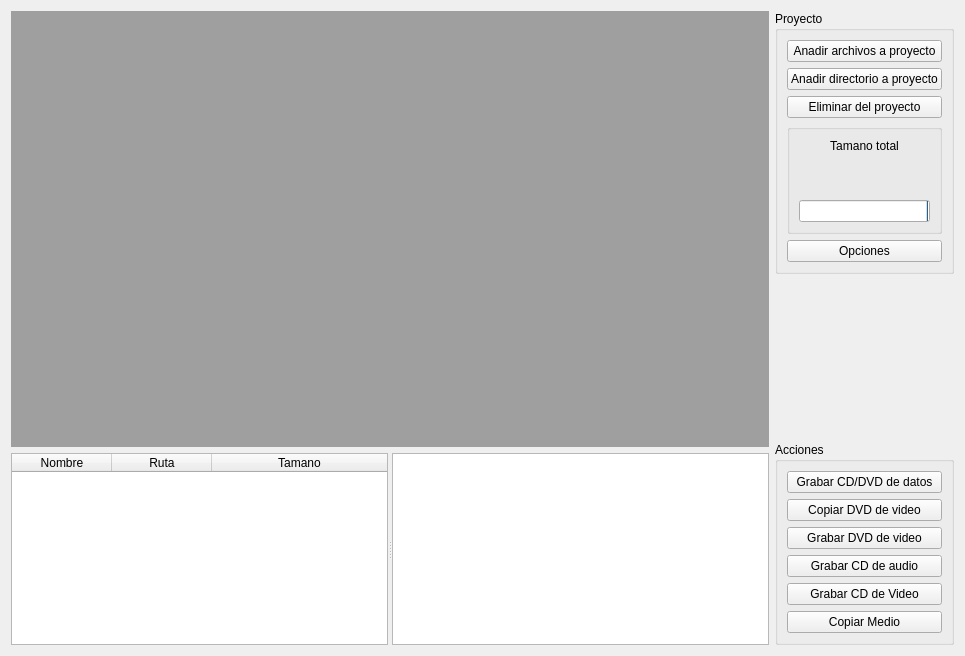
         <widget class="QWidget" name="scrollAreaWidgetContents">
          <property name="geometry">
           <rect>
            <x>0</x>
            <y>0</y>
            <width>965</width>
            <height>656</height>
           </rect>
          </property>
          <layout class="QGridLayout" name="gridLayout_10">
           <item row="0" column="0" rowspan="3">
            <layout class="QGridLayout" name="gridLayout_4">
             <item row="1" column="0">
              <widget class="QSplitter" name="splitter">
               <property name="orientation">
                <enum>Qt::Horizontal</enum>
               </property>
               <widget class="QTableWidget" name="tableWidget">
                <property name="toolTip">
                 <string>Datos a grabar en el medio</string>
                </property>
                <property name="statusTip">
                 <string>Datos a grabar en el medio</string>
                </property>
                <property name="whatsThis">
                 <string>Datos a grabar en el medio</string>
                </property>
                <property name="styleSheet">
                 <string notr="true"/>
                </property>
                <property name="dragEnabled">
                 <bool>true</bool>
                </property>
                <property name="dragDropMode">
                 <enum>QAbstractItemView::DropOnly</enum>
                </property>
                <property name="defaultDropAction">
                 <enum>Qt::CopyAction</enum>
                </property>
                <property name="alternatingRowColors">
                 <bool>true</bool>
                </property>
                <property name="selectionBehavior">
                 <enum>QAbstractItemView::SelectRows</enum>
                </property>
                <property name="sortingEnabled">
                 <bool>true</bool>
                </property>
                <attribute name="horizontalHeaderStretchLastSection">
                 <bool>true</bool>
                </attribute>
                <column>
                 <property name="text">
                  <string>Nombre</string>
                 </property>
                 <property name="icon">
                  <iconset resource="recoverdrake.qrc">
                   <normaloff>:/Imagenes/64px-Dolphin-icon.svg.png</normaloff>:/Imagenes/64px-Dolphin-icon.svg.png</iconset>
                 </property>
                </column>
                <column>
                 <property name="text">
                  <string>Ruta</string>
                 </property>
                 <property name="icon">
                  <iconset resource="recoverdrake.qrc">
                   <normaloff>:/Imagenes/VLC.png</normaloff>:/Imagenes/VLC.png</iconset>
                 </property>
                </column>
                <column>
                 <property name="text">
                  <string>Tamano</string>
                 </property>
                 <property name="icon">
                  <iconset resource="recoverdrake.qrc">
                   <normaloff>:/Imagenes/kttsd.png</normaloff>:/Imagenes/kttsd.png</iconset>
                 </property>
                </column>
               </widget>
               <widget class="QTextEdit" name="textEdit_4">
                <property name="sizePolicy">
                 <sizepolicy hsizetype="Fixed" vsizetype="Minimum">
                  <horstretch>0</horstretch>
                  <verstretch>0</verstretch>
                 </sizepolicy>
                </property>
               </widget>
              </widget>
             </item>
             <item row="0" column="0">
              <widget class="QMdiArea" name="mdiArea"/>
             </item>
            </layout>
           </item>
           <item row="2" column="1" colspan="2">
            <widget class="QGroupBox" name="groupBox_2">
             <property name="minimumSize">
              <size>
               <width>0</width>
               <height>0</height>
              </size>
             </property>
             <property name="maximumSize">
              <size>
               <width>260</width>
               <height>16777215</height>
              </size>
             </property>
             <property name="title">
              <string>Acciones</string>
             </property>
             <layout class="QGridLayout" name="gridLayout_3">
              <item row="4" column="0" colspan="2">
               <widget class="QPushButton" name="pushButton_7">
                <property name="text">
                 <string>Grabar CD de audio</string>
                </property>
                <property name="icon">
                 <iconset resource="recoverdrake.qrc">
                  <normaloff>:/Imagenes/audio.png</normaloff>:/Imagenes/audio.png</iconset>
                </property>
                <property name="iconSize">
                 <size>
                  <width>25</width>
                  <height>25</height>
                 </size>
                </property>
               </widget>
              </item>
              <item row="1" column="0" colspan="2">
               <widget class="QPushButton" name="pushButton_6">
                <property name="toolTip">
                 <string>Grabacion de un CD/DVD en formato de datos</string>
                </property>
                <property name="statusTip">
                 <string>Grabacion de un CD/DVD en formato de datos</string>
                </property>
                <property name="whatsThis">
                 <string>Grabacion de un CD/DVD en formato de datos</string>
                </property>
                <property name="text">
                 <string>Grabar CD/DVD de datos</string>
                </property>
                <property name="icon">
                 <iconset resource="recoverdrake.qrc">
                  <normaloff>:/Imagenes/cd_burning_section.png</normaloff>:/Imagenes/cd_burning_section.png</iconset>
                </property>
                <property name="iconSize">
                 <size>
                  <width>25</width>
                  <height>25</height>
                 </size>
                </property>
               </widget>
              </item>
              <item row="5" column="0" colspan="2">
               <widget class="QPushButton" name="pushButton_10">
                <property name="text">
                 <string>Grabar CD de Video</string>
                </property>
                <property name="icon">
                 <iconset resource="recoverdrake.qrc">
                  <normaloff>:/Imagenes/smplayer.png</normaloff>:/Imagenes/smplayer.png</iconset>
                </property>
                <property name="iconSize">
                 <size>
                  <width>25</width>
                  <height>25</height>
                 </size>
                </property>
               </widget>
              </item>
              <item row="3" column="0" colspan="2">
               <widget class="QPushButton" name="pushButton_4">
                <property name="text">
                 <string>Grabar DVD de video</string>
                </property>
                <property name="icon">
                 <iconset resource="recoverdrake.qrc">
                  <normaloff>:/Imagenes/multimedia.png</normaloff>:/Imagenes/multimedia.png</iconset>
                </property>
                <property name="iconSize">
                 <size>
                  <width>25</width>
                  <height>25</height>
                 </size>
                </property>
               </widget>
              </item>
              <item row="6" column="0" colspan="2">
               <widget class="QPushButton" name="pushButton_11">
                <property name="text">
                 <string>Copiar Medio</string>
                </property>
                <property name="icon">
                 <iconset resource="recoverdrake.qrc">
                  <normaloff>:/Imagenes/duplicado.png</normaloff>:/Imagenes/duplicado.png</iconset>
                </property>
                <property name="iconSize">
                 <size>
                  <width>25</width>
                  <height>25</height>
                 </size>
                </property>
               </widget>
              </item>
              <item row="2" column="0" colspan="2">
               <widget class="QPushButton" name="pushButton_20">
                <property name="statusTip">
                 <string>Grabar un DVD de Video fiel al original</string>
                </property>
                <property name="whatsThis">
                 <string>Grabar un DVD de Video fiel al original</string>
                </property>
                <property name="accessibleName">
                 <string>Grabar un DVD de Video fiel al original</string>
                </property>
                <property name="text">
                 <string>Copiar DVD de video</string>
                </property>
                <property name="icon">
                 <iconset resource="recoverdrake.qrc">
                  <normaloff>:/Imagenes/DVD.png</normaloff>:/Imagenes/DVD.png</iconset>
                </property>
                <property name="iconSize">
                 <size>
                  <width>25</width>
                  <height>25</height>
                 </size>
                </property>
               </widget>
              </item>
             </layout>
            </widget>
           </item>
           <item row="0" column="1" colspan="2">
            <widget class="QGroupBox" name="groupBox">
             <property name="minimumSize">
              <size>
               <width>0</width>
               <height>0</height>
              </size>
             </property>
             <property name="maximumSize">
              <size>
               <width>260</width>
               <height>16777215</height>
              </size>
             </property>
             <property name="title">
              <string>Proyecto</string>
             </property>
             <layout class="QGridLayout" name="gridLayout_2">
              <item row="0" column="0" colspan="2">
               <widget class="QPushButton" name="pushButton">
                <property name="toolTip">
                 <string>Anadir manualmente archivos al proyecto</string>
                </property>
                <property name="statusTip">
                 <string>Anadir manualmente archivos al proyecto</string>
                </property>
                <property name="whatsThis">
                 <string>Anadir manualmente archivos al proyecto</string>
                </property>
                <property name="text">
                 <string>Anadir archivos a proyecto</string>
                </property>
                <property name="icon">
                 <iconset resource="recoverdrake.qrc">
                  <normaloff>:/Imagenes/fileopen.png</normaloff>:/Imagenes/fileopen.png</iconset>
                </property>
                <property name="iconSize">
                 <size>
                  <width>25</width>
                  <height>25</height>
                 </size>
                </property>
               </widget>
              </item>
              <item row="1" column="0" colspan="2">
               <widget class="QPushButton" name="pushButton_2">
                <property name="toolTip">
                 <string>Anadir manualmente directorio al proyecto</string>
                </property>
                <property name="statusTip">
                 <string>Anadir manualmente directorio al proyecto</string>
                </property>
                <property name="whatsThis">
                 <string>Anadir manualmente directorio al proyecto</string>
                </property>
                <property name="text">
                 <string>Anadir directorio a proyecto</string>
                </property>
                <property name="icon">
                 <iconset resource="recoverdrake.qrc">
                  <normaloff>:/Imagenes/carpeta.png</normaloff>:/Imagenes/carpeta.png</iconset>
                </property>
                <property name="iconSize">
                 <size>
                  <width>25</width>
                  <height>25</height>
                 </size>
                </property>
               </widget>
              </item>
              <item row="2" column="0" colspan="2">
               <widget class="QPushButton" name="pushButton_3">
                <property name="toolTip">
                 <string>Eliminar un registro del proyecto actual</string>
                </property>
                <property name="statusTip">
                 <string>Eliminar un registro del proyecto actual</string>
                </property>
                <property name="whatsThis">
                 <string>Eliminar un registro del proyecto actual</string>
                </property>
                <property name="text">
                 <string>Eliminar del proyecto</string>
                </property>
                <property name="icon">
                 <iconset resource="recoverdrake.qrc">
                  <normaloff>:/Imagenes/bad.png</normaloff>:/Imagenes/bad.png</iconset>
                </property>
                <property name="iconSize">
                 <size>
                  <width>25</width>
                  <height>25</height>
                 </size>
                </property>
               </widget>
              </item>
              <item row="3" column="0" colspan="2">
               <widget class="QGroupBox" name="groupBox_3">
                <property name="toolTip">
                 <string>Espacio disponible en disco</string>
                </property>
                <property name="statusTip">
                 <string>Espacio disponible en disco</string>
                </property>
                <property name="whatsThis">
                 <string>Espacio disponible en disco</string>
                </property>
                <property name="title">
                 <string/>
                </property>
                <layout class="QGridLayout" name="gridLayout_6">
                 <item row="4" column="0" colspan="2">
                  <widget class="QProgressBar" name="progressBar_2">
                   <property name="maximumSize">
                    <size>
                     <width>250</width>
                     <height>16777215</height>
                    </size>
                   </property>
                   <property name="value">
                    <number>0</number>
                   </property>
                   <property name="orientation">
                    <enum>Qt::Horizontal</enum>
                   </property>
                   <property name="invertedAppearance">
                    <bool>true</bool>
                   </property>
                   <property name="textDirection">
                    <enum>QProgressBar::TopToBottom</enum>
                   </property>
                  </widget>
                 </item>
                 <item row="0" column="0" colspan="2">
                  <widget class="QLabel" name="label">
                   <property name="text">
                    <string>Tamano total</string>
                   </property>
                   <property name="alignment">
                    <set>Qt::AlignCenter</set>
                   </property>
                  </widget>
                 </item>
                 <item row="1" column="0">
                  <widget class="QLabel" name="label_4">
                   <property name="font">
                    <font>
                     <pointsize>10</pointsize>
                     <weight>75</weight>
                     <bold>true</bold>
                    </font>
                   </property>
                   <property name="text">
                    <string/>
                   </property>
                   <property name="alignment">
                    <set>Qt::AlignRight|Qt::AlignTrailing|Qt::AlignVCenter</set>
                   </property>
                  </widget>
                 </item>
                 <item row="1" column="1">
                  <widget class="QLabel" name="label_2">
                   <property name="font">
                    <font>
                     <pointsize>10</pointsize>
                     <weight>75</weight>
                     <bold>true</bold>
                    </font>
                   </property>
                   <property name="text">
                    <string/>
                   </property>
                   <property name="alignment">
                    <set>Qt::AlignLeading|Qt::AlignLeft|Qt::AlignVCenter</set>
                   </property>
                  </widget>
                 </item>
                 <item row="3" column="0" colspan="2">
                  <widget class="QLabel" name="label_3">
                   <property name="font">
                    <font>
                     <weight>75</weight>
                     <bold>true</bold>
                    </font>
                   </property>
                   <property name="text">
                    <string/>
                   </property>
                   <property name="alignment">
                    <set>Qt::AlignCenter</set>
                   </property>
                  </widget>
                 </item>
                </layout>
               </widget>
              </item>
              <item row="4" column="0" colspan="2">
               <widget class="QPushButton" name="pushButton_18">
                <property name="text">
                 <string>Opciones</string>
                </property>
                <property name="icon">
                 <iconset resource="recoverdrake.qrc">
                  <normaloff>:/Imagenes/local-administration-mdk.png</normaloff>:/Imagenes/local-administration-mdk.png</iconset>
                </property>
                <property name="iconSize">
                 <size>
                  <width>25</width>
                  <height>25</height>
                 </size>
                </property>
               </widget>
              </item>
             </layout>
            </widget>
           </item>
           <item row="1" column="1">
            <spacer name="verticalSpacer">
             <property name="orientation">
              <enum>Qt::Vertical</enum>
             </property>
             <property name="sizeHint" stdset="0">
              <size>
               <width>20</width>
               <height>40</height>
              </size>
             </property>
            </spacer>
           </item>
          </layout>
          <zorder>groupBox_2</zorder>
          <zorder>groupBox</zorder>
          <zorder>verticalSpacer</zorder>
         </widget>
